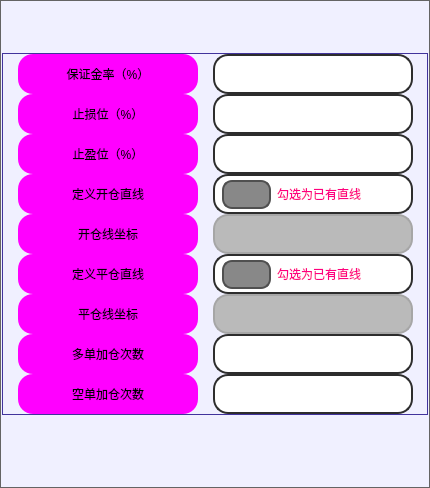
          <widget class="QFrame" name="frame_36">
           <property name="sizePolicy">
            <sizepolicy hsizetype="Expanding" vsizetype="Preferred">
             <horstretch>0</horstretch>
             <verstretch>0</verstretch>
            </sizepolicy>
           </property>
           <property name="minimumSize">
            <size>
             <width>400</width>
             <height>0</height>
            </size>
           </property>
           <property name="maximumSize">
            <size>
             <width>430</width>
             <height>16777215</height>
            </size>
           </property>
           <property name="styleSheet">
            <string notr="true">QFrame {
	background-color: rgb(240, 240, 255);
	border: 1px solid rgb(100, 100, 100);
}
QFrame:hover {
	border: 2px solid rgb(255, 85, 0);
}</string>
           </property>
           <property name="frameShape">
            <enum>QFrame::StyledPanel</enum>
           </property>
           <property name="frameShadow">
            <enum>QFrame::Raised</enum>
           </property>
           <layout class="QVBoxLayout" name="verticalLayout_20">
            <property name="spacing">
             <number>1</number>
            </property>
            <property name="leftMargin">
             <number>1</number>
            </property>
            <property name="topMargin">
             <number>1</number>
            </property>
            <property name="rightMargin">
             <number>1</number>
            </property>
            <property name="bottomMargin">
             <number>1</number>
            </property>
            <item>
             <widget class="QFrame" name="frame_16">
              <property name="minimumSize">
               <size>
                <width>0</width>
                <height>50</height>
               </size>
              </property>
              <property name="styleSheet">
               <string notr="true">border: none;</string>
              </property>
              <property name="frameShape">
               <enum>QFrame::StyledPanel</enum>
              </property>
              <property name="frameShadow">
               <enum>QFrame::Raised</enum>
              </property>
             </widget>
            </item>
            <item>
             <widget class="QFrame" name="frame_23">
              <property name="styleSheet">
               <string notr="true">QFrame {
	border: 1px solid rgb(65, 51, 156);
}
QFrame:hover {
	border: 1px solid rgb(65, 51, 156);
}</string>
              </property>
              <property name="frameShape">
               <enum>QFrame::StyledPanel</enum>
              </property>
              <property name="frameShadow">
               <enum>QFrame::Raised</enum>
              </property>
              <layout class="QHBoxLayout" name="horizontalLayout_5">
               <property name="spacing">
                <number>15</number>
               </property>
               <property name="leftMargin">
                <number>15</number>
               </property>
               <property name="topMargin">
                <number>0</number>
               </property>
               <property name="rightMargin">
                <number>10</number>
               </property>
               <property name="bottomMargin">
                <number>0</number>
               </property>
               <item>
                <widget class="QFrame" name="upper_left_5">
                 <property name="sizePolicy">
                  <sizepolicy hsizetype="Minimum" vsizetype="Expanding">
                   <horstretch>0</horstretch>
                   <verstretch>0</verstretch>
                  </sizepolicy>
                 </property>
                 <property name="minimumSize">
                  <size>
                   <width>180</width>
                   <height>0</height>
                  </size>
                 </property>
                 <property name="maximumSize">
                  <size>
                   <width>180</width>
                   <height>1000</height>
                  </size>
                 </property>
                 <property name="styleSheet">
                  <string notr="true">border:none</string>
                 </property>
                 <property name="frameShape">
                  <enum>QFrame::StyledPanel</enum>
                 </property>
                 <property name="frameShadow">
                  <enum>QFrame::Raised</enum>
                 </property>
                 <layout class="QVBoxLayout" name="verticalLayout_52">
                  <property name="spacing">
                   <number>0</number>
                  </property>
                  <property name="leftMargin">
                   <number>0</number>
                  </property>
                  <property name="topMargin">
                   <number>0</number>
                  </property>
                  <property name="rightMargin">
                   <number>0</number>
                  </property>
                  <property name="bottomMargin">
                   <number>0</number>
                  </property>
                  <item>
                   <widget class="QLabel" name="label_margin_rate">
                    <property name="minimumSize">
                     <size>
                      <width>180</width>
                      <height>40</height>
                     </size>
                    </property>
                    <property name="maximumSize">
                     <size>
                      <width>180</width>
                      <height>40</height>
                     </size>
                    </property>
                    <property name="styleSheet">
                     <string notr="true">QLabel {
	font: 700 18pt &quot;等线&quot;;
	background-color: rgb(255, 0, 255);
	border-radius: 15px;
}

QLabel:hover{
	border: 3px solid rgb(0, 255, 0);
}
QLabel:disabled{
	color: rgb(0, 0, 0);
	border-color: rgb(166, 166, 166);
    background-color: rgb(186, 186, 186);
}</string>
                    </property>
                    <property name="text">
                     <string>保证金率（%）</string>
                    </property>
                    <property name="alignment">
                     <set>Qt::AlignCenter</set>
                    </property>
                    <property name="buddy">
                     <cstring>margin_rate</cstring>
                    </property>
                   </widget>
                  </item>
                  <item>
                   <widget class="QLabel" name="label_stop_loss">
                    <property name="minimumSize">
                     <size>
                      <width>180</width>
                      <height>40</height>
                     </size>
                    </property>
                    <property name="maximumSize">
                     <size>
                      <width>180</width>
                      <height>40</height>
                     </size>
                    </property>
                    <property name="styleSheet">
                     <string notr="true">QLabel {
	font: 700 18pt &quot;等线&quot;;
	background-color: rgb(255, 0, 255);
	border-radius: 15px;
}

QLabel:hover{
	border: 3px solid rgb(0, 255, 0);
}
QLabel:disabled{
	color: rgb(0, 0, 0);
	border-color: rgb(166, 166, 166);
    background-color: rgb(186, 186, 186);
}</string>
                    </property>
                    <property name="text">
                     <string>止损位（%）</string>
                    </property>
                    <property name="alignment">
                     <set>Qt::AlignCenter</set>
                    </property>
                    <property name="buddy">
                     <cstring>stop_loss</cstring>
                    </property>
                   </widget>
                  </item>
                  <item>
                   <widget class="QLabel" name="label_stop_profit">
                    <property name="minimumSize">
                     <size>
                      <width>180</width>
                      <height>40</height>
                     </size>
                    </property>
                    <property name="maximumSize">
                     <size>
                      <width>180</width>
                      <height>40</height>
                     </size>
                    </property>
                    <property name="styleSheet">
                     <string notr="true">QLabel {
	font: 700 18pt &quot;等线&quot;;
	background-color: rgb(255, 0, 255);
	border-radius: 15px;
}

QLabel:hover{
	border: 3px solid rgb(0, 255, 0);
}
QLabel:disabled{
	color: rgb(0, 0, 0);
	border-color: rgb(166, 166, 166);
    background-color: rgb(186, 186, 186);
}</string>
                    </property>
                    <property name="text">
                     <string>止盈位（%）</string>
                    </property>
                    <property name="alignment">
                     <set>Qt::AlignCenter</set>
                    </property>
                    <property name="buddy">
                     <cstring>stop_profit</cstring>
                    </property>
                   </widget>
                  </item>
                  <item>
                   <widget class="QLabel" name="lable_whether_open_line">
                    <property name="minimumSize">
                     <size>
                      <width>180</width>
                      <height>40</height>
                     </size>
                    </property>
                    <property name="maximumSize">
                     <size>
                      <width>180</width>
                      <height>40</height>
                     </size>
                    </property>
                    <property name="styleSheet">
                     <string notr="true">QLabel {
	font: 700 18pt &quot;等线&quot;;
	background-color: rgb(255, 0, 255);
	border-radius: 15px;
}

QLabel:hover{
	border: 3px solid rgb(0, 255, 0);
}
QLabel:disabled{
	color: rgb(0, 0, 0);
	border-color: rgb(166, 166, 166);
    background-color: rgb(186, 186, 186);
}</string>
                    </property>
                    <property name="text">
                     <string>定义开仓直线</string>
                    </property>
                    <property name="alignment">
                     <set>Qt::AlignCenter</set>
                    </property>
                   </widget>
                  </item>
                  <item>
                   <widget class="QLabel" name="label_open_line_Coordinates">
                    <property name="minimumSize">
                     <size>
                      <width>180</width>
                      <height>40</height>
                     </size>
                    </property>
                    <property name="maximumSize">
                     <size>
                      <width>180</width>
                      <height>40</height>
                     </size>
                    </property>
                    <property name="styleSheet">
                     <string notr="true">QLabel {
	font: 700 18pt &quot;等线&quot;;
	background-color: rgb(255, 0, 255);
	border-radius: 15px;
}

QLabel:hover{
	border: 3px solid rgb(0, 255, 0);
}
QLabel:disabled{
	color: rgb(0, 0, 0);
	border-color: rgb(166, 166, 166);
    background-color: rgb(186, 186, 186);
}</string>
                    </property>
                    <property name="text">
                     <string>开仓线坐标</string>
                    </property>
                    <property name="alignment">
                     <set>Qt::AlignCenter</set>
                    </property>
                    <property name="buddy">
                     <cstring>open_line_Coordinates</cstring>
                    </property>
                   </widget>
                  </item>
                  <item>
                   <widget class="QLabel" name="label_whether_close_line">
                    <property name="minimumSize">
                     <size>
                      <width>180</width>
                      <height>40</height>
                     </size>
                    </property>
                    <property name="maximumSize">
                     <size>
                      <width>180</width>
                      <height>40</height>
                     </size>
                    </property>
                    <property name="styleSheet">
                     <string notr="true">QLabel {
	font: 700 18pt &quot;等线&quot;;
	background-color: rgb(255, 0, 255);
	border-radius: 15px;
}

QLabel:hover{
	border: 3px solid rgb(0, 255, 0);
}
QLabel:disabled{
	color: rgb(0, 0, 0);
	border-color: rgb(166, 166, 166);
    background-color: rgb(186, 186, 186);
}</string>
                    </property>
                    <property name="text">
                     <string>定义平仓直线</string>
                    </property>
                    <property name="alignment">
                     <set>Qt::AlignCenter</set>
                    </property>
                   </widget>
                  </item>
                  <item>
                   <widget class="QLabel" name="label_close_line_Coordinates">
                    <property name="minimumSize">
                     <size>
                      <width>180</width>
                      <height>40</height>
                     </size>
                    </property>
                    <property name="maximumSize">
                     <size>
                      <width>180</width>
                      <height>40</height>
                     </size>
                    </property>
                    <property name="styleSheet">
                     <string notr="true">QLabel {
	font: 700 18pt &quot;等线&quot;;
	background-color: rgb(255, 0, 255);
	border-radius: 15px;
}

QLabel:hover{
	border: 3px solid rgb(0, 255, 0);
}
QLabel:disabled{
	color: rgb(0, 0, 0);
	border-color: rgb(166, 166, 166);
    background-color: rgb(186, 186, 186);
}</string>
                    </property>
                    <property name="text">
                     <string>平仓线坐标</string>
                    </property>
                    <property name="alignment">
                     <set>Qt::AlignCenter</set>
                    </property>
                    <property name="buddy">
                     <cstring>close_line_Coordinates</cstring>
                    </property>
                   </widget>
                  </item>
                  <item>
                   <widget class="QLabel" name="label_long_add_times">
                    <property name="minimumSize">
                     <size>
                      <width>180</width>
                      <height>40</height>
                     </size>
                    </property>
                    <property name="maximumSize">
                     <size>
                      <width>180</width>
                      <height>40</height>
                     </size>
                    </property>
                    <property name="styleSheet">
                     <string notr="true">QLabel {
	font: 700 18pt &quot;等线&quot;;
	background-color: rgb(255, 0, 255);
	border-radius: 15px;
}

QLabel:hover{
	border: 3px solid rgb(0, 255, 0);
}
QLabel:disabled{
	color: rgb(0, 0, 0);
	border-color: rgb(166, 166, 166);
    background-color: rgb(186, 186, 186);
}</string>
                    </property>
                    <property name="text">
                     <string>多单加仓次数</string>
                    </property>
                    <property name="alignment">
                     <set>Qt::AlignCenter</set>
                    </property>
                   </widget>
                  </item>
                  <item>
                   <widget class="QLabel" name="label_short_add_times">
                    <property name="minimumSize">
                     <size>
                      <width>180</width>
                      <height>40</height>
                     </size>
                    </property>
                    <property name="maximumSize">
                     <size>
                      <width>180</width>
                      <height>40</height>
                     </size>
                    </property>
                    <property name="styleSheet">
                     <string notr="true">QLabel {
	font: 700 18pt &quot;等线&quot;;
	background-color: rgb(255, 0, 255);
	border-radius: 15px;
}

QLabel:hover{
	border: 3px solid rgb(0, 255, 0);
}
QLabel:disabled{
	color: rgb(0, 0, 0);
	border-color: rgb(166, 166, 166);
    background-color: rgb(186, 186, 186);
}</string>
                    </property>
                    <property name="text">
                     <string>空单加仓次数</string>
                    </property>
                    <property name="alignment">
                     <set>Qt::AlignCenter</set>
                    </property>
                   </widget>
                  </item>
                 </layout>
                </widget>
               </item>
               <item>
                <widget class="QFrame" name="upper_right_5">
                 <property name="sizePolicy">
                  <sizepolicy hsizetype="Minimum" vsizetype="Expanding">
                   <horstretch>0</horstretch>
                   <verstretch>0</verstretch>
                  </sizepolicy>
                 </property>
                 <property name="minimumSize">
                  <size>
                   <width>205</width>
                   <height>0</height>
                  </size>
                 </property>
                 <property name="maximumSize">
                  <size>
                   <width>205</width>
                   <height>1000</height>
                  </size>
                 </property>
                 <property name="styleSheet">
                  <string notr="true">border:none</string>
                 </property>
                 <property name="frameShape">
                  <enum>QFrame::StyledPanel</enum>
                 </property>
                 <property name="frameShadow">
                  <enum>QFrame::Raised</enum>
                 </property>
                 <layout class="QVBoxLayout" name="verticalLayout_41">
                  <property name="spacing">
                   <number>0</number>
                  </property>
                  <property name="leftMargin">
                   <number>0</number>
                  </property>
                  <property name="topMargin">
                   <number>0</number>
                  </property>
                  <property name="rightMargin">
                   <number>0</number>
                  </property>
                  <property name="bottomMargin">
                   <number>0</number>
                  </property>
                  <item>
                   <widget class="QLineEdit" name="margin_rate">
                    <property name="minimumSize">
                     <size>
                      <width>200</width>
                      <height>40</height>
                     </size>
                    </property>
                    <property name="maximumSize">
                     <size>
                      <width>200</width>
                      <height>40</height>
                     </size>
                    </property>
                    <property name="styleSheet">
                     <string notr="true">QLineEdit {
	border: 2px solid rgb(45, 45, 45);
	border-radius: 15px;
	padding: 5px;
	background-color: rgb(255, 255, 255);	
	color: rgb(0, 0, 0);
	font: 700 18pt &quot;等线&quot;;
}
QLineEdit:hover {
	border: 3px solid rgb(255, 85, 0);
}
QLineEdit:focus {
	border: 3px solid rgb(255, 85, 0);
	color: rgb(255, 0, 0);
}
QLineEdit:disabled{
	color: rgb(0, 0, 0);
	border-color: rgb(166, 166, 166);
    background-color: rgb(186, 186, 186);
}</string>
                    </property>
                    <property name="text">
                     <string/>
                    </property>
                   </widget>
                  </item>
                  <item>
                   <widget class="QLineEdit" name="stop_loss">
                    <property name="minimumSize">
                     <size>
                      <width>200</width>
                      <height>40</height>
                     </size>
                    </property>
                    <property name="maximumSize">
                     <size>
                      <width>200</width>
                      <height>40</height>
                     </size>
                    </property>
                    <property name="styleSheet">
                     <string notr="true">QLineEdit {
	border: 2px solid rgb(45, 45, 45);
	border-radius: 15px;
	padding: 5px;
	background-color: rgb(255, 255, 255);	
	color: rgb(0, 0, 0);
	font: 700 18pt &quot;等线&quot;;
}
QLineEdit:hover {
	border: 3px solid rgb(255, 85, 0);
}
QLineEdit:focus {
	border: 3px solid rgb(255, 85, 0);
	color: rgb(255, 0, 0);
}
QLineEdit:disabled{
	color: rgb(0, 0, 0);
	border-color: rgb(166, 166, 166);
    background-color: rgb(186, 186, 186);
}</string>
                    </property>
                   </widget>
                  </item>
                  <item>
                   <widget class="QLineEdit" name="stop_profit">
                    <property name="minimumSize">
                     <size>
                      <width>200</width>
                      <height>40</height>
                     </size>
                    </property>
                    <property name="maximumSize">
                     <size>
                      <width>200</width>
                      <height>40</height>
                     </size>
                    </property>
                    <property name="styleSheet">
                     <string notr="true">QLineEdit {
	border: 2px solid rgb(45, 45, 45);
	border-radius: 15px;
	padding: 5px;
	background-color: rgb(255, 255, 255);	
	color: rgb(0, 0, 0);
	font: 700 18pt &quot;等线&quot;;
}
QLineEdit:hover {
	border: 3px solid rgb(255, 85, 0);
}
QLineEdit:focus {
	border: 3px solid rgb(255, 85, 0);
	color: rgb(255, 0, 0);
}
QLineEdit:disabled{
	color: rgb(0, 0, 0);
	border-color: rgb(166, 166, 166);
    background-color: rgb(186, 186, 186);
}</string>
                    </property>
                   </widget>
                  </item>
                  <item>
                   <widget class="QCheckBox" name="checkBox_whether_open_line">
                    <property name="minimumSize">
                     <size>
                      <width>200</width>
                      <height>40</height>
                     </size>
                    </property>
                    <property name="maximumSize">
                     <size>
                      <width>200</width>
                      <height>40</height>
                     </size>
                    </property>
                    <property name="styleSheet">
                     <string notr="true">QCheckBox{	
	color: rgb(255, 0, 127);
	background-color: rgb(255, 255, 255);
	font: 700 14pt &quot;等线&quot;;
	border:2px solid rgb(45, 45, 45);
	border-radius: 15px;
	padding:3px 3px 3px 7px;
}
QCheckBox:hover {
	border: 3px solid rgb(255, 85, 0);
}
QCheckBox::indicator {
    width: 45px;
    height: 25px;
    border-radius:10px;
}
 
QCheckBox::indicator:checked {
    background-color:rgb(0, 200, 0);
    border: 3px solid rgb(255, 0, 0);
	image: url(:/icon/icons/勾选.svg);
 }
QCheckBox::indicator:unchecked {
    background-color:rgb(136, 136, 136);
    border:2px solid rgb(80, 80, 80);
}
QCheckBox:disabled{
	color: rgb(0, 0, 0);
	border-color: rgb(166, 166, 166);
    background-color: rgb(186, 186, 186);
}</string>
                    </property>
                    <property name="text">
                     <string>勾选为已有直线</string>
                    </property>
                   </widget>
                  </item>
                  <item>
                   <widget class="QLineEdit" name="open_line_Coordinates">
                    <property name="enabled">
                     <bool>false</bool>
                    </property>
                    <property name="minimumSize">
                     <size>
                      <width>200</width>
                      <height>40</height>
                     </size>
                    </property>
                    <property name="maximumSize">
                     <size>
                      <width>200</width>
                      <height>40</height>
                     </size>
                    </property>
                    <property name="styleSheet">
                     <string notr="true">QLineEdit {
	border: 2px solid rgb(45, 45, 45);
	border-radius: 15px;
	padding: 5px;
	background-color: rgb(255, 255, 255);	
	color: rgb(0, 0, 0);
	font: 700 18pt &quot;等线&quot;;
}
QLineEdit:hover {
	border: 3px solid rgb(255, 85, 0);
}
QLineEdit:focus {
	border: 3px solid rgb(255, 85, 0);
	color: rgb(255, 0, 0);
}
QLineEdit:disabled{
	color: rgb(0, 0, 0);
	border-color: rgb(166, 166, 166);
    background-color: rgb(186, 186, 186);
}</string>
                    </property>
                   </widget>
                  </item>
                  <item>
                   <widget class="QCheckBox" name="checkBox_whether_close_line">
                    <property name="minimumSize">
                     <size>
                      <width>200</width>
                      <height>40</height>
                     </size>
                    </property>
                    <property name="maximumSize">
                     <size>
                      <width>200</width>
                      <height>40</height>
                     </size>
                    </property>
                    <property name="styleSheet">
                     <string notr="true">QCheckBox{	
	color: rgb(255, 0, 127);
	background-color: rgb(255, 255, 255);
	font: 700 14pt &quot;等线&quot;;
	border:2px solid rgb(45, 45, 45);
	border-radius: 15px;
	padding:3px 3px 3px 7px;
}
QCheckBox:hover {
	border: 3px solid rgb(255, 85, 0);
}
QCheckBox::indicator {
    width: 45px;
    height: 25px;
    border-radius:10px;
}
 
QCheckBox::indicator:checked {
    background-color:rgb(0, 200, 0);
    border: 3px solid rgb(255, 0, 0);
	image: url(:/icon/icons/勾选.svg);
 }
QCheckBox::indicator:unchecked {
    background-color:rgb(136, 136, 136);
    border:2px solid rgb(80, 80, 80);
}
QCheckBox:disabled{
	color: rgb(0, 0, 0);
	border-color: rgb(166, 166, 166);
    background-color: rgb(186, 186, 186);
}</string>
                    </property>
                    <property name="text">
                     <string>勾选为已有直线</string>
                    </property>
                   </widget>
                  </item>
                  <item>
                   <widget class="QLineEdit" name="close_line_Coordinates">
                    <property name="enabled">
                     <bool>false</bool>
                    </property>
                    <property name="minimumSize">
                     <size>
                      <width>200</width>
                      <height>40</height>
                     </size>
                    </property>
                    <property name="maximumSize">
                     <size>
                      <width>200</width>
                      <height>40</height>
                     </size>
                    </property>
                    <property name="styleSheet">
                     <string notr="true">QLineEdit {
	border: 2px solid rgb(45, 45, 45);
	border-radius: 15px;
	padding: 5px;
	background-color: rgb(255, 255, 255);	
	color: rgb(0, 0, 0);
	font: 700 18pt &quot;等线&quot;;
}
QLineEdit:hover {
	border: 3px solid rgb(255, 85, 0);
}
QLineEdit:focus {
	border: 3px solid rgb(255, 85, 0);
	color: rgb(255, 0, 0);
}
QLineEdit:disabled{
	color: rgb(0, 0, 0);
	border-color: rgb(166, 166, 166);
    background-color: rgb(186, 186, 186);
}</string>
                    </property>
                   </widget>
                  </item>
                  <item>
                   <widget class="QLineEdit" name="long_add_times">
                    <property name="minimumSize">
                     <size>
                      <width>200</width>
                      <height>40</height>
                     </size>
                    </property>
                    <property name="maximumSize">
                     <size>
                      <width>200</width>
                      <height>40</height>
                     </size>
                    </property>
                    <property name="styleSheet">
                     <string notr="true">QLineEdit {
	border: 2px solid rgb(45, 45, 45);
	border-radius: 15px;
	padding: 5px;
	background-color: rgb(255, 255, 255);	
	color: rgb(0, 0, 0);
	font: 700 18pt &quot;等线&quot;;
}
QLineEdit:hover {
	border: 3px solid rgb(255, 85, 0);
}
QLineEdit:focus {
	border: 3px solid rgb(255, 85, 0);
	color: rgb(255, 0, 0);
}
QLineEdit:disabled{
	color: rgb(0, 0, 0);
	border-color: rgb(166, 166, 166);
    background-color: rgb(186, 186, 186);
}</string>
                    </property>
                   </widget>
                  </item>
                  <item>
                   <widget class="QLineEdit" name="short_add_times">
                    <property name="minimumSize">
                     <size>
                      <width>200</width>
                      <height>40</height>
                     </size>
                    </property>
                    <property name="maximumSize">
                     <size>
                      <width>200</width>
                      <height>40</height>
                     </size>
                    </property>
                    <property name="styleSheet">
                     <string notr="true">QLineEdit {
	border: 2px solid rgb(45, 45, 45);
	border-radius: 15px;
	padding: 5px;
	background-color: rgb(255, 255, 255);	
	color: rgb(0, 0, 0);
	font: 700 18pt &quot;等线&quot;;
}
QLineEdit:hover {
	border: 3px solid rgb(255, 85, 0);
}
QLineEdit:focus {
	border: 3px solid rgb(255, 85, 0);
	color: rgb(255, 0, 0);
}
QLineEdit:disabled{
	color: rgb(0, 0, 0);
	border-color: rgb(166, 166, 166);
    background-color: rgb(186, 186, 186);
}</string>
                    </property>
                   </widget>
                  </item>
                 </layout>
                </widget>
               </item>
              </layout>
             </widget>
            </item>
            <item>
             <widget class="QFrame" name="frame_59">
              <property name="minimumSize">
               <size>
                <width>0</width>
                <height>70</height>
               </size>
              </property>
              <property name="maximumSize">
               <size>
                <width>16777215</width>
                <height>100</height>
               </size>
              </property>
              <property name="styleSheet">
               <string notr="true">QFrame {
	border: none;
}
</string>
              </property>
              <property name="frameShape">
               <enum>QFrame::StyledPanel</enum>
              </property>
              <property name="frameShadow">
               <enum>QFrame::Raised</enum>
              </property>
              <layout class="QHBoxLayout" name="horizontalLayout_31">
               <property name="spacing">
                <number>0</number>
               </property>
               <property name="leftMargin">
                <number>0</number>
               </property>
               <property name="topMargin">
                <number>20</number>
               </property>
               <property name="rightMargin">
                <number>0</number>
               </property>
               <property name="bottomMargin">
                <number>10</number>
               </property>
              </layout>
             </widget>
            </item>
           </layout>
          </widget>
